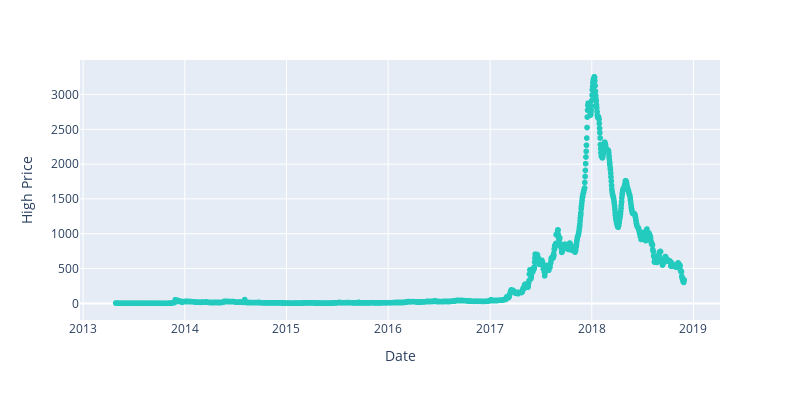

The notebook cell saved with this chart:
### Code cell
fig = px.scatter(dfh2, x =dfh2.index, y = dfh2['high'],
                  height = 400, width = 800,color_discrete_sequence=['#23CBBF'])
fig.update_layout(xaxis_title = 'Date', yaxis_title='High Price')

fig.show()

### Figure 1 — Plotly figure (JSON) as saved in the notebook; plotly's stock layout.template omitted (floating-point values rounded to 4 significant figures; data arrays with more than 128 entries replaced by an {"elided": "..."} marker saying what was removed)
{"data": [{"hovertemplate": "date=%{x}<br>high=%{y}<extra></extra>", "legendgroup": "", "marker": {"color": "#23CBBF", "symbol": "circle"}, "mode": "markers", "name": "", "showlegend": false, "type": "scattergl", "x": {"elided": "2042 str values"}, "xaxis": "x", "y": {"elided": "2042 float values"}, "yaxis": "y"}], "layout": {"height": 400, "legend": {"tracegroupgap": 0}, "margin": {"t": 60}, "width": 800, "xaxis": {"anchor": "y", "domain": [0, 1], "title": {"text": "Date"}}, "yaxis": {"anchor": "x", "domain": [0, 1], "title": {"text": "High Price"}}}}
